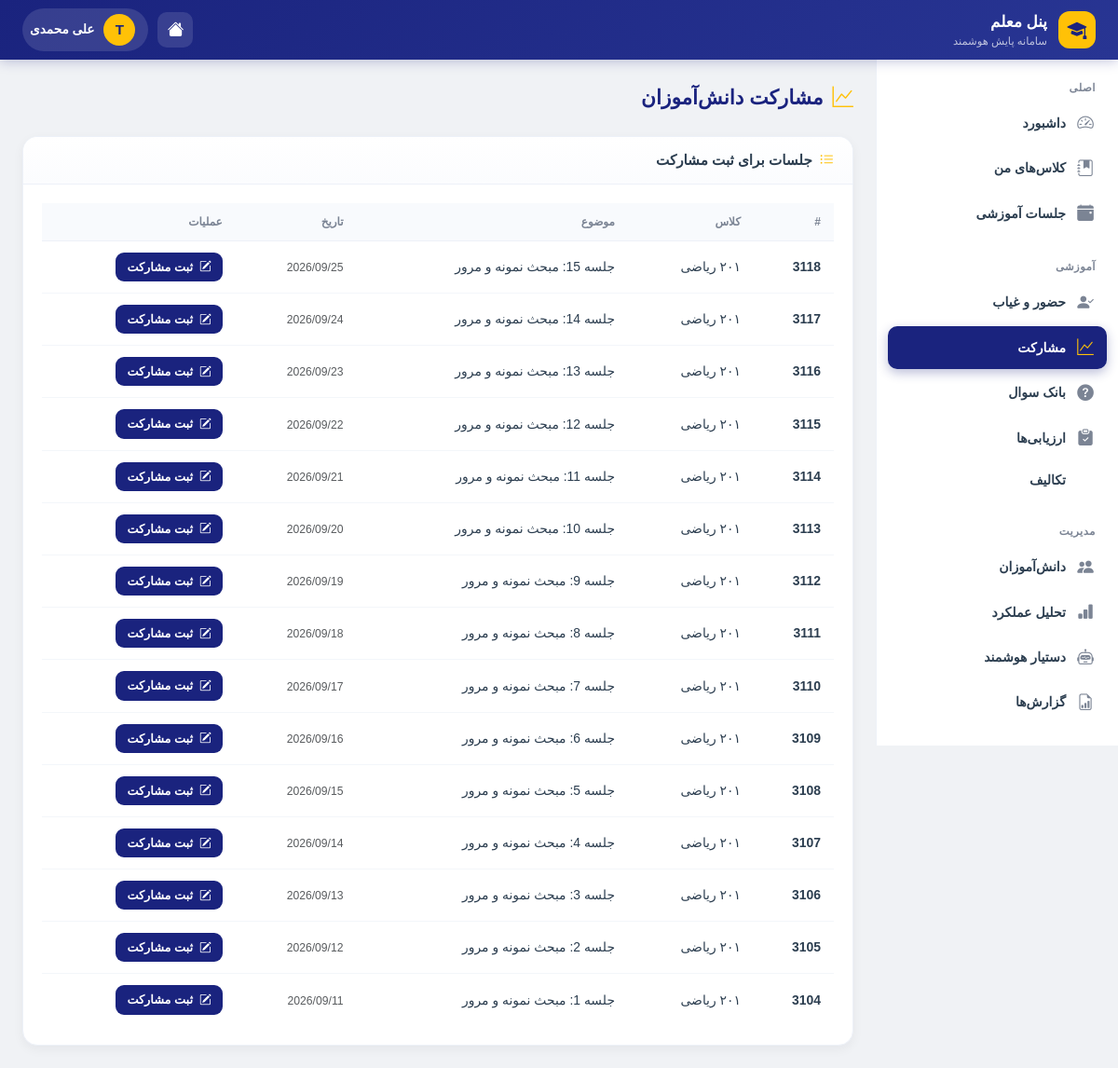
/teacher/participation/ (signed in), run on the app's committed database.
### accounts/models.py (models this page shows, shortened)
class User(AbstractUser):
    ROLE_CHOICES = (
        ('student', 'دانش آموز'),
        ('teacher', 'معلم'),
        ('assistant', 'معاون'),
        ('principal', 'مدیر مدرسه'),
        ('district_admin', 'مسئول منطقه'),
        ('county_admin', 'مسئول شهرستان'),
        ('province_admin', 'مسئول استان'),
        ('country_admin', 'مسئول کشور'),
    )
    role = models.CharField(max_length=20, choices=ROLE_CHOICES, default='student')
    national_id = models.CharField(
        max_length=10, unique=True, null=True, blank=True,
        verbose_name="کد ملی"
    )
    province = models.ForeignKey(
        'national.Province',
        on_delete=models.SET_NULL,
        null=True, blank=True,
        related_name='admin_users',
        verbose_name="استان اختصاصی (برای مسئول استانی)"
    )
    district = models.ForeignKey(
        'national.District',
        on_delete=models.SET_NULL,
        null=True, blank=True,
        related_name='admin_users',
        verbose_name="منطقه اختصاصی (برای مسئول منطقه)"
    )
    class Meta:
        verbose_name = "کاربر"
        verbose_name_plural = "کاربران"

### dashboard/models.py (models this page shows, shortened)
class ClassSession(models.Model):
    classroom = models.ForeignKey(
        Classroom,
        on_delete=models.CASCADE,
        related_name='sessions',
        verbose_name="کلاس"
    )
    session_date = models.DateTimeField(auto_now_add=True, verbose_name="تاریخ جلسه")
    topic = models.CharField(max_length=200, blank=True, null=True, verbose_name="موضوع جلسه")
    class Meta:
        verbose_name = "جلسه کلاس"
        verbose_name_plural = "جلسات کلاس"

class Classroom(models.Model):
    GRADE_CHOICES = (
        ('10', 'دهم'),
        ('11', 'یازدهم'),
        ('12', 'دوازدهم'),
    )
    FIELD_CHOICES = (
        ('computer', 'کامپیوتر'),
        ('electrical', 'برق'),
        ('mechanical', 'مکانیک'),
        ('accounting', 'حسابداری'),
        ('math', 'ریاضی'),
        ('experimental', 'تجربی'),
        ('humanities', 'انسانی'),
    )
    name = models.CharField(max_length=100, verbose_name="نام کلاس")
    subject = models.CharField(max_length=100, verbose_name="درس")
    grade = models.CharField(
        max_length=2,
        choices=GRADE_CHOICES,
        default='10',
        verbose_name="پایه تحصیلی"
    )
    field = models.CharField(
        max_length=20,
        choices=FIELD_CHOICES,
        default='math',
        verbose_name="رشته تحصیلی"
    )
    teacher_name = models.CharField(
        max_length=100,
        verbose_name="نام معلم"
    )
    teacher = models.ForeignKey(
        User,
        on_delete=models.SET_NULL,
        null=True,
        blank=True,
        related_name='taught_classes',
        verbose_name="کاربر معلم (اختیاری)"
    )
    students = models.ManyToManyField(
        User,
        related_name='enrolled_classes',
        blank=True,
        verbose_name="دانش‌آموزان"
    )
    school = models.ForeignKey(
        'national.School',
        on_delete=models.SET_NULL,
        null=True,
        blank=True,
        related_name='classrooms',
        verbose_name="مدرسه"
    )
    created_at = models.DateTimeField(auto_now_add=True)
    class Meta:
        verbose_name = "کلاس"
        verbose_name_plural = "کلاس‌ها"

### teacher/views.py (the view)
# urls.py: path('participation/', views.teacher_participation, name='participation'),
@teacher_scope_required
def teacher_participation(request):
    scope = request.teacher_scope
    sessions = scope.filter_sessions().select_related(
        'classroom'
    ).order_by('-session_date')[:20]
    context = {
        'title': 'مشارکت دانش‌آموزان',
        'sessions': sessions,
    }
    return render(request, 'teacher/participation/list.html', context)

### teacher/scope.py (called while the page is built)
    def filter_sessions(self, qs=None):
        if qs is None:
            qs = ClassSession.objects.all()
        return qs.filter(classroom__teacher=self.user)

### teacher/templates/teacher/participation/list.html (shortened to what this page needs)
{% extends 'teacher/base_teacher.html' %}
{% block content %}
<div class="t-page-header">
    <div class="t-page-title"><i class="bi bi-graph-up"></i> مشارکت دانش‌آموزان</div>
</div>
<div class="t-card">
    <div class="t-card-header">
        <h6 class="t-card-title"><i class="bi bi-list-ul"></i> جلسات برای ثبت مشارکت</h6>
    </div>
    <div class="t-card-body">
        {% if sessions %}
        <div class="table-responsive">
            <table class="t-table">
                <thead>
                    <tr>
                        <th>#</th>
                        <th>کلاس</th>
                        <th>موضوع</th>
                        <th>تاریخ</th>
                        <th>عملیات</th>
                    </tr>
                </thead>
                <tbody>
                    {% for session in sessions %}
                    <tr>
                        <td><strong>{{ session.id }}</strong></td>
                        <td>{{ session.classroom.name }}</td>
                        <td>{{ session.topic|default:"بدون موضوع" }}</td>
                        <td><small class="text-muted">{{ session.session_date|date:"Y/m/d" }}</small></td>
                        <td>
                            <a href="{% url 'teacher:participation_record' session.id %}" class="t-btn t-btn-primary t-btn-sm">
                                <i class="bi bi-pencil-square"></i> ثبت مشارکت
                            </a>
                        </td>
                    </tr>
                    {% endfor %}
                </tbody>
            </table>
        </div>
        {% else %}
            {% include "teacher/components/empty_state.html" with icon="bi-calendar-x" title="جلسه‌ای برای ثبت مشارکت نیست" message="ابتدا یک جلسه ایجاد کنید، سپس مشارکت دانش‌آموزان را ثبت کنید." cta_text="ایجاد جلسه" cta_url="/teacher/sessions/create/" %}
        {% endif %}
    </div>
</div>
{% endblock %}

### teacher/templates/teacher/base_teacher.html (shortened to what this page needs)
<!DOCTYPE html>
<html lang="fa" dir="rtl">
<head>
    <link href="https://cdn.jsdelivr.net/npm/bootstrap@5.3.3/dist/css/bootstrap.rtl.min.css" rel="stylesheet">
    <link rel="stylesheet" href="https://cdn.jsdelivr.net/npm/bootstrap-icons@1.11.3/font/bootstrap-icons.min.css">
    <link href="https://cdn.jsdelivr.net/gh/rastikerdar/vazirmatn@v33.003/Vazirmatn-font-face.css" rel="stylesheet">
</head>
<body>
    <header class="t-header">
        <a href="{% url 'teacher:dashboard' %}" class="t-header-brand">
            <div class="t-header-icon"><i class="bi bi-mortarboard-fill"></i></div>
            <div>
                <div class="t-header-title">پنل معلم</div>
                <div class="t-header-sub">سامانه پایش هوشمند</div>
            </div>
        </a>
        <div class="t-header-actions">
            <a href="{% url 'dashboard:home' %}" class="t-header-btn" title="داشبورد اصلی">
                <i class="bi bi-house-fill"></i>
            </a>
            <a href="#" class="t-header-user">
                <div class="t-header-avatar">{{ user.username|first|upper }}</div>
                {{ user.get_full_name|default:user.username }}
            </a>
        </div>
    </header>
    <aside class="t-sidebar" id="tSidebar">
        <div class="t-sidebar-section">
            <div class="t-sidebar-label">اصلی</div>
            <a href="{% url 'teacher:dashboard' %}" class="t-sidebar-item {% if request.resolver_match.url_name == 'dashboard' %}active{% endif %}">
                <i class="bi bi-speedometer2"></i> داشبورد
            </a>
            <a href="{% url 'teacher:classes' %}" class="t-sidebar-item {% if 'class' in request.resolver_match.url_name %}active{% endif %}">
                <i class="bi bi-journal-bookmark-fill"></i> کلاس‌های من
            </a>
            <a href="{% url 'teacher:sessions' %}" class="t-sidebar-item {% if 'session' in request.resolver_match.url_name and 'panel' not in request.resolver_match.url_name %}active{% endif %}">
                <i class="bi bi-calendar-event-fill"></i> جلسات آموزشی
            </a>
        </div>
        <div class="t-sidebar-section">
            <div class="t-sidebar-label">آموزشی</div>
            <a href="{% url 'teacher:attendance' %}" class="t-sidebar-item {% if 'attendance' in request.resolver_match.url_name %}active{% endif %}">
                <i class="bi bi-person-check-fill"></i> حضور و غیاب
            </a>
            <a href="{% url 'teacher:participation' %}" class="t-sidebar-item {% if 'participation' in request.resolver_match.url_name %}active{% endif %}">
                <i class="bi bi-graph-up"></i> مشارکت
            </a>
            <a href="{% url 'teacher:questions' %}" class="t-sidebar-item {% if 'question' in request.resolver_match.url_name %}active{% endif %}">
                <i class="bi bi-question-circle-fill"></i> بانک سوال
            </a>
            <a href="{% url 'teacher:assessments' %}" class="t-sidebar-item {% if 'assessment' in request.resolver_match.url_name %}active{% endif %}">
                <i class="bi bi-clipboard-check-fill"></i> ارزیابی‌ها
            </a>
            <a href="{% url 'teacher:homework' %}" class="t-sidebar-item {% if 'homework' in request.resolver_match.url_name %}active{% endif %}">
                 تکالیف
            </a>
        </div>
        <div class="t-sidebar-section">
            <div class="t-sidebar-label">مدیریت</div>
            <a href="{% url 'teacher:students' %}" class="t-sidebar-item {% if 'student' in request.resolver_match.url_name %}active{% endif %}">
                <i class="bi bi-people-fill"></i> دانش‌آموزان
            </a>
            <a href="{% url 'teacher:analytics' %}" class="t-sidebar-item {% if 'analytics' in request.resolver_match.url_name or 'topic' in request.resolver_match.url_name %}active{% endif %}">
                <i class="bi bi-bar-chart-fill"></i> تحلیل عملکرد
            </a>
            <a href="{% url 'teacher:ai' %}" class="t-sidebar-item {% if 'ai' in request.resolver_match.url_name %}active{% endif %}">
                <i class="bi bi-robot"></i> دستیار هوشمند
            </a>
            <a href="{% url 'teacher:reports' %}" class="t-sidebar-item {% if 'reports' in request.resolver_match.url_name %}active{% endif %}">
                <i class="bi bi-file-earmark-bar-graph"></i> گزارش‌ها
            </a>
        </div>
    </aside>
    <main class="t-main">
        {% block content %}{% endblock %}
    </main>
</body>
</html>

### data on the page
User: username|first "T", get_full_name "علی محمدی"
ClassSession: id "3118", classroom.name "۲۰۱ ریاضی", topic "جلسه 15: مبحث نمونه و مرور", session_date "2026/09/25"
ClassSession: id "3117", classroom.name "۲۰۱ ریاضی", topic "جلسه 14: مبحث نمونه و مرور", session_date "2026/09/24"
ClassSession: id "3116", classroom.name "۲۰۱ ریاضی", topic "جلسه 13: مبحث نمونه و مرور", session_date "2026/09/23"
ClassSession: id "3115", classroom.name "۲۰۱ ریاضی", topic "جلسه 12: مبحث نمونه و مرور", session_date "2026/09/22"
ClassSession: id "3114", classroom.name "۲۰۱ ریاضی", topic "جلسه 11: مبحث نمونه و مرور", session_date "2026/09/21"
ClassSession: id "3113", classroom.name "۲۰۱ ریاضی", topic "جلسه 10: مبحث نمونه و مرور", session_date "2026/09/20"
ClassSession: id "3112", classroom.name "۲۰۱ ریاضی", topic "جلسه 9: مبحث نمونه و مرور", session_date "2026/09/19"
ClassSession: id "3111", classroom.name "۲۰۱ ریاضی", topic "جلسه 8: مبحث نمونه و مرور", session_date "2026/09/18"
ClassSession: id "3110", classroom.name "۲۰۱ ریاضی", topic "جلسه 7: مبحث نمونه و مرور", session_date "2026/09/17"
ClassSession: id "3109", classroom.name "۲۰۱ ریاضی", topic "جلسه 6: مبحث نمونه و مرور", session_date "2026/09/16"
ClassSession: id "3108", classroom.name "۲۰۱ ریاضی", topic "جلسه 5: مبحث نمونه و مرور", session_date "2026/09/15"
ClassSession: id "3107", classroom.name "۲۰۱ ریاضی", topic "جلسه 4: مبحث نمونه و مرور", session_date "2026/09/14"
ClassSession: id "3106", classroom.name "۲۰۱ ریاضی", topic "جلسه 3: مبحث نمونه و مرور", session_date "2026/09/13"
ClassSession: id "3105", classroom.name "۲۰۱ ریاضی", topic "جلسه 2: مبحث نمونه و مرور", session_date "2026/09/12"
ClassSession: id "3104", classroom.name "۲۰۱ ریاضی", topic "جلسه 1: مبحث نمونه و مرور", session_date "2026/09/11"
